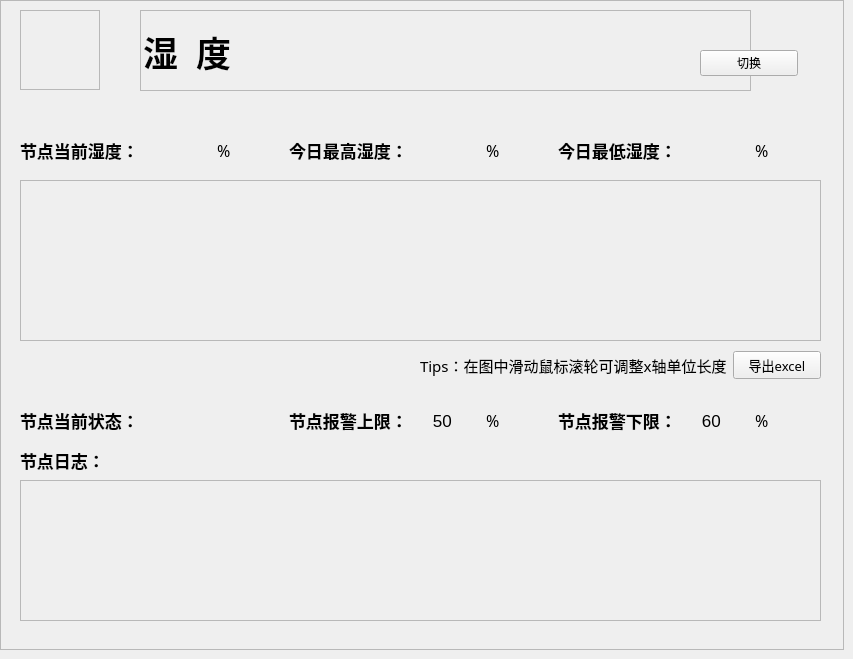
                   <widget class="QWidget" name="page_hum_1">
                    <widget class="QFrame" name="frame_12">
                     <property name="geometry">
                      <rect>
                       <x>0</x>
                       <y>0</y>
                       <width>844</width>
                       <height>650</height>
                      </rect>
                     </property>
                     <property name="frameShape">
                      <enum>QFrame::StyledPanel</enum>
                     </property>
                     <property name="frameShadow">
                      <enum>QFrame::Raised</enum>
                     </property>
                     <widget class="QFrame" name="frame_13">
                      <property name="geometry">
                       <rect>
                        <x>140</x>
                        <y>10</y>
                        <width>611</width>
                        <height>81</height>
                       </rect>
                      </property>
                      <property name="frameShape">
                       <enum>QFrame::StyledPanel</enum>
                      </property>
                      <property name="frameShadow">
                       <enum>QFrame::Raised</enum>
                      </property>
                      <widget class="QLabel" name="label_31">
                       <property name="geometry">
                        <rect>
                         <x>3</x>
                         <y>1</y>
                         <width>151</width>
                         <height>81</height>
                        </rect>
                       </property>
                       <property name="font">
                        <font>
                         <family>微软雅黑</family>
                         <pointsize>26</pointsize>
                         <weight>75</weight>
                         <bold>true</bold>
                        </font>
                       </property>
                       <property name="text">
                        <string>湿  度</string>
                       </property>
                      </widget>
                     </widget>
                     <widget class="QFrame" name="frame_state_hum">
                      <property name="geometry">
                       <rect>
                        <x>20</x>
                        <y>10</y>
                        <width>80</width>
                        <height>80</height>
                       </rect>
                      </property>
                      <property name="styleSheet">
                       <string notr="true"/>
                      </property>
                      <property name="frameShape">
                       <enum>QFrame::StyledPanel</enum>
                      </property>
                      <property name="frameShadow">
                       <enum>QFrame::Raised</enum>
                      </property>
                     </widget>
                     <widget class="QWidget" name="horizontalLayoutWidget_7">
                      <property name="geometry">
                       <rect>
                        <x>20</x>
                        <y>130</y>
                        <width>801</width>
                        <height>41</height>
                       </rect>
                      </property>
                      <layout class="QHBoxLayout" name="horizontalLayout_23">
                       <item>
                        <layout class="QHBoxLayout" name="horizontalLayout_24">
                         <item>
                          <widget class="QLabel" name="label_32">
                           <property name="font">
                            <font>
                             <family>等线</family>
                             <pointsize>13</pointsize>
                             <weight>75</weight>
                             <bold>true</bold>
                            </font>
                           </property>
                           <property name="text">
                            <string>节点当前湿度：</string>
                           </property>
                          </widget>
                         </item>
                         <item>
                          <widget class="QLabel" name="hum_hum_value">
                           <property name="font">
                            <font>
                             <family>Arial</family>
                             <pointsize>13</pointsize>
                            </font>
                           </property>
                           <property name="text">
                            <string/>
                           </property>
                          </widget>
                         </item>
                         <item>
                          <widget class="QLabel" name="label_34">
                           <property name="font">
                            <font>
                             <family>Calisto MT</family>
                             <pointsize>12</pointsize>
                            </font>
                           </property>
                           <property name="text">
                            <string>%</string>
                           </property>
                          </widget>
                         </item>
                        </layout>
                       </item>
                       <item>
                        <layout class="QHBoxLayout" name="horizontalLayout_25">
                         <item>
                          <widget class="QLabel" name="label_35">
                           <property name="font">
                            <font>
                             <family>等线</family>
                             <pointsize>13</pointsize>
                             <weight>75</weight>
                             <bold>true</bold>
                            </font>
                           </property>
                           <property name="text">
                            <string>今日最高湿度：</string>
                           </property>
                          </widget>
                         </item>
                         <item>
                          <widget class="QLabel" name="hum_max">
                           <property name="font">
                            <font>
                             <family>Arial</family>
                             <pointsize>13</pointsize>
                            </font>
                           </property>
                           <property name="text">
                            <string/>
                           </property>
                          </widget>
                         </item>
                         <item>
                          <widget class="QLabel" name="label_37">
                           <property name="font">
                            <font>
                             <family>Calisto MT</family>
                             <pointsize>12</pointsize>
                            </font>
                           </property>
                           <property name="text">
                            <string>%</string>
                           </property>
                          </widget>
                         </item>
                        </layout>
                       </item>
                       <item>
                        <layout class="QHBoxLayout" name="horizontalLayout_26">
                         <item>
                          <widget class="QLabel" name="label_38">
                           <property name="font">
                            <font>
                             <family>等线</family>
                             <pointsize>13</pointsize>
                             <weight>75</weight>
                             <bold>true</bold>
                            </font>
                           </property>
                           <property name="text">
                            <string>今日最低湿度：</string>
                           </property>
                          </widget>
                         </item>
                         <item>
                          <widget class="QLabel" name="hum_min">
                           <property name="font">
                            <font>
                             <family>Arial</family>
                             <pointsize>13</pointsize>
                            </font>
                           </property>
                           <property name="text">
                            <string/>
                           </property>
                          </widget>
                         </item>
                         <item>
                          <widget class="QLabel" name="label_40">
                           <property name="font">
                            <font>
                             <family>Calisto MT</family>
                             <pointsize>12</pointsize>
                            </font>
                           </property>
                           <property name="text">
                            <string>%</string>
                           </property>
                          </widget>
                         </item>
                        </layout>
                       </item>
                      </layout>
                     </widget>
                     <widget class="QFrame" name="frame_14">
                      <property name="geometry">
                       <rect>
                        <x>20</x>
                        <y>180</y>
                        <width>801</width>
                        <height>161</height>
                       </rect>
                      </property>
                      <property name="frameShape">
                       <enum>QFrame::StyledPanel</enum>
                      </property>
                      <property name="frameShadow">
                       <enum>QFrame::Raised</enum>
                      </property>
                     </widget>
                     <widget class="QWidget" name="horizontalLayoutWidget_8">
                      <property name="geometry">
                       <rect>
                        <x>20</x>
                        <y>400</y>
                        <width>801</width>
                        <height>41</height>
                       </rect>
                      </property>
                      <layout class="QHBoxLayout" name="horizontalLayout_27">
                       <item>
                        <layout class="QHBoxLayout" name="horizontalLayout_28">
                         <item>
                          <widget class="QLabel" name="label_41">
                           <property name="font">
                            <font>
                             <family>等线</family>
                             <pointsize>13</pointsize>
                             <weight>75</weight>
                             <bold>true</bold>
                            </font>
                           </property>
                           <property name="text">
                            <string>节点当前状态：</string>
                           </property>
                          </widget>
                         </item>
                         <item>
                          <widget class="QLabel" name="hum_state">
                           <property name="font">
                            <font>
                             <family>幼圆</family>
                             <pointsize>13</pointsize>
                            </font>
                           </property>
                           <property name="text">
                            <string/>
                           </property>
                          </widget>
                         </item>
                        </layout>
                       </item>
                       <item>
                        <layout class="QHBoxLayout" name="horizontalLayout_29">
                         <item>
                          <widget class="QLabel" name="label_43">
                           <property name="font">
                            <font>
                             <family>等线</family>
                             <pointsize>13</pointsize>
                             <weight>75</weight>
                             <bold>true</bold>
                            </font>
                           </property>
                           <property name="text">
                            <string>节点报警上限：</string>
                           </property>
                          </widget>
                         </item>
                         <item>
                          <widget class="QLabel" name="hum_online_time">
                           <property name="font">
                            <font>
                             <family>Arial</family>
                             <pointsize>13</pointsize>
                            </font>
                           </property>
                           <property name="text">
                            <string>    50</string>
                           </property>
                          </widget>
                         </item>
                         <item>
                          <widget class="QLabel" name="label_42">
                           <property name="font">
                            <font>
                             <family>Calisto MT</family>
                             <pointsize>12</pointsize>
                            </font>
                           </property>
                           <property name="text">
                            <string>%</string>
                           </property>
                          </widget>
                         </item>
                        </layout>
                       </item>
                       <item>
                        <layout class="QHBoxLayout" name="horizontalLayout_44">
                         <item>
                          <widget class="QLabel" name="label_45">
                           <property name="font">
                            <font>
                             <family>等线</family>
                             <pointsize>13</pointsize>
                             <weight>75</weight>
                             <bold>true</bold>
                            </font>
                           </property>
                           <property name="text">
                            <string>节点报警下限：</string>
                           </property>
                          </widget>
                         </item>
                         <item>
                          <widget class="QLabel" name="hum_offline_time">
                           <property name="font">
                            <font>
                             <family>Arial</family>
                             <pointsize>13</pointsize>
                            </font>
                           </property>
                           <property name="text">
                            <string>    60</string>
                           </property>
                          </widget>
                         </item>
                         <item>
                          <widget class="QLabel" name="label_44">
                           <property name="font">
                            <font>
                             <family>Calisto MT</family>
                             <pointsize>12</pointsize>
                            </font>
                           </property>
                           <property name="text">
                            <string>%</string>
                           </property>
                          </widget>
                         </item>
                        </layout>
                       </item>
                      </layout>
                     </widget>
                     <widget class="QScrollArea" name="scrollArea_3">
                      <property name="geometry">
                       <rect>
                        <x>20</x>
                        <y>480</y>
                        <width>801</width>
                        <height>141</height>
                       </rect>
                      </property>
                      <property name="widgetResizable">
                       <bool>true</bool>
                      </property>
                      <widget class="QWidget" name="scrollAreaWidgetContents_3">
                       <property name="geometry">
                        <rect>
                         <x>0</x>
                         <y>0</y>
                         <width>799</width>
                         <height>139</height>
                        </rect>
                       </property>
                      </widget>
                     </widget>
                     <widget class="QLabel" name="label_47">
                      <property name="geometry">
                       <rect>
                        <x>20</x>
                        <y>450</y>
                        <width>141</width>
                        <height>21</height>
                       </rect>
                      </property>
                      <property name="font">
                       <font>
                        <family>等线</family>
                        <pointsize>13</pointsize>
                        <weight>75</weight>
                        <bold>true</bold>
                       </font>
                      </property>
                      <property name="text">
                       <string>节点日志：</string>
                      </property>
                     </widget>
                     <widget class="QWidget" name="horizontalLayoutWidget_16">
                      <property name="geometry">
                       <rect>
                        <x>420</x>
                        <y>350</y>
                        <width>401</width>
                        <height>31</height>
                       </rect>
                      </property>
                      <layout class="QHBoxLayout" name="horizontalLayout_55" stretch="3,1">
                       <item>
                        <widget class="QLabel" name="label_33">
                         <property name="font">
                          <font>
                           <family>等线</family>
                           <pointsize>11</pointsize>
                          </font>
                         </property>
                         <property name="text">
                          <string>Tips：在图中滑动鼠标滚轮可调整x轴单位长度</string>
                         </property>
                        </widget>
                       </item>
                       <item>
                        <widget class="QPushButton" name="excel_out_btn_5">
                         <property name="font">
                          <font>
                           <family>等线</family>
                           <pointsize>10</pointsize>
                          </font>
                         </property>
                         <property name="text">
                          <string>导出excel</string>
                         </property>
                        </widget>
                       </item>
                      </layout>
                     </widget>
                     <widget class="QPushButton" name="pushButton_hum_q1">
                      <property name="geometry">
                       <rect>
                        <x>700</x>
                        <y>50</y>
                        <width>98</width>
                        <height>26</height>
                       </rect>
                      </property>
                      <property name="text">
                       <string>切换</string>
                      </property>
                     </widget>
                    </widget>
                   </widget>
